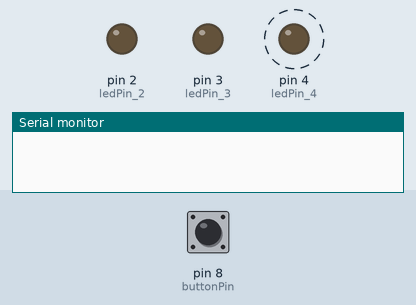
Simulated run of this sketch. Board: Arduino Uno, built with avr-gcc and run on an emulated ATmega328P. Parts: output pins drawn as LEDs (lit = HIGH), the last lines printed to the serial monitor. Dashed ring = blinking. The test bench sets the inputs (shaded band); at power-on: pin 8 (buttonPin) HIGH.

Above: at 1.25 s.
1.3 s: pin 8 (buttonPin) pulled LOW for 0.15 s
At 2.0 s:
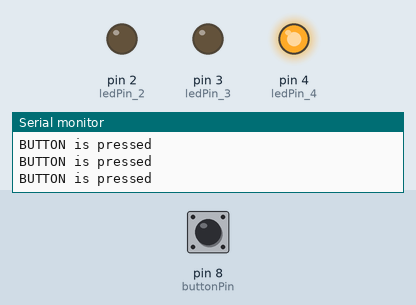
4.3 s: pin 8 (buttonPin) pulled LOW for 3.2 s
At 6.01 s:
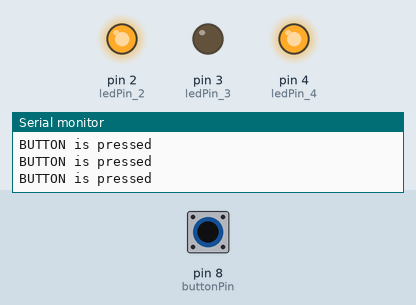
9.0 s: pin 8 (buttonPin) driven LOW
At 9.25 s:
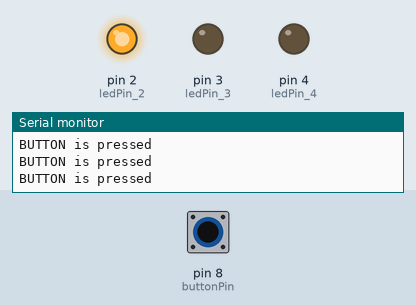
12.0 s: pin 8 (buttonPin) driven HIGH
At 12.25 s:
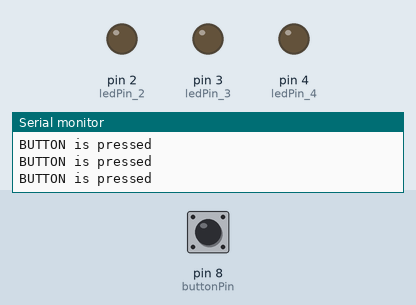
Timing chart, 0 to 16.0 s (numbered marks = the images above; inputs shaded):
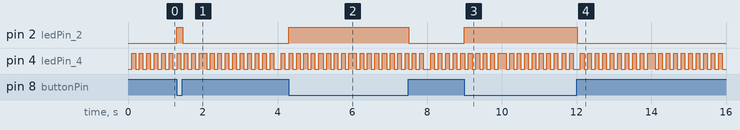

The sketch:

button_light_2.ino
```cpp
#define ledPin_2 2
#define ledPin_3 3
#define ledPin_4 4
//#define ledPin_5 5
//#define ledPin_6 6
//#define ledPin_7 7

#define buttonPin 8

uint64_t timeStamp[3] = {0, 0, 0};
uint32_t light_cycle_num = 0;
uint32_t loop_number = 1;

uint16_t period = 1000;

void timeSleep(int milliseconds) {
  uint64_t timeStamp = millis();
  while ((millis() - timeStamp < milliseconds)) {}
 }

String print_led_status(int pin_number) {
  return String ("LED PIN " + String(pin_number) + " is working");
 }

void setup () {
  Serial.begin(9600);

  pinMode(ledPin_2, OUTPUT);
  pinMode(ledPin_3, OUTPUT);
  pinMode(ledPin_4, OUTPUT);
  //pinMode(ledPin_5, OUTPUT);
  //pinMode(ledPin_6, OUTPUT);
  //pinMode(ledPin_7, OUTPUT);

  pinMode(buttonPin, INPUT_PULLUP);
}


boolean timer (int delayy, uint8_t tS_num, uint8_t pin) {
  if (millis() - timeStamp[tS_num] >= delayy) {
    timeStamp[tS_num] += delayy;
     digitalWrite(pin, !digitalRead(pin));
     return true;
  } else return false;
 }


void loop () {
 loop_number += 1;

 timer(100, 0, 4);
 timer(2000, 1, 4);
//  if (timer(1000, 0) == true) digitalWrite(4, !digitalRead(4));
  //if (timer(6000, 1) == true) digitalWrite(4, !digitalRead(4));

  if (digitalRead(buttonPin) == LOW) {
    Serial.println("BUTTON is pressed");
    digitalWrite(2, HIGH);
  } else digitalWrite(2, LOW);

}


 /*
  //timeSleep(50);
 //Serial.println("LOOP "+String(loop_number));

      light_cycle_num += 1;
     Serial.println(light_cycle_num);


   //if (digitalRead(ledPin_2) == HIGH) period = 500;
 // else period = 1000;

  if (millis() - timeStamp >= 500){
      Serial.println(1); }


  if (digitalRead(buttonPin) == LOW) {
    digitalWrite(ledPin_2, HIGH); timeSleep(100);
    digitalWrite(ledPin_3, HIGH); timeSleep(100);
    digitalWrite(ledPin_4, HIGH); timeSleep(100);

  }
  else {
    digitalWrite(ledPin_2, LOW); timeSleep(100);
    digitalWrite(ledPin_3, LOW); timeSleep(100);
    digitalWrite(ledPin_4, LOW); timeSleep(100);

  }

}


/*
    digitalWrite(ledPin_5, HIGH); timeSleep(100);
    digitalWrite(ledPin_6, HIGH); timeSleep(100);
    digitalWrite(ledPin_7, HIGH); timeSleep(100);

    digitalWrite(ledPin_5, LOW); timeSleep(100);
    digitalWrite(ledPin_6, LOW); timeSleep(100);
    digitalWrite(ledPin_7, LOW); timeSleep(100);
    */
```

Measured:
- after the input at 1.3 s, pin 2 (ledPin_2): LOW → HIGH at once, → LOW 0.17 s later
- after the input at 4.3 s, pin 2 (ledPin_2): LOW → HIGH at once, → LOW 3.2 s later
- after the input at 9.0 s, pin 2 (ledPin_2): LOW → HIGH at once
- after the input at 12.0 s, pin 2 (ledPin_2): HIGH → LOW at once
